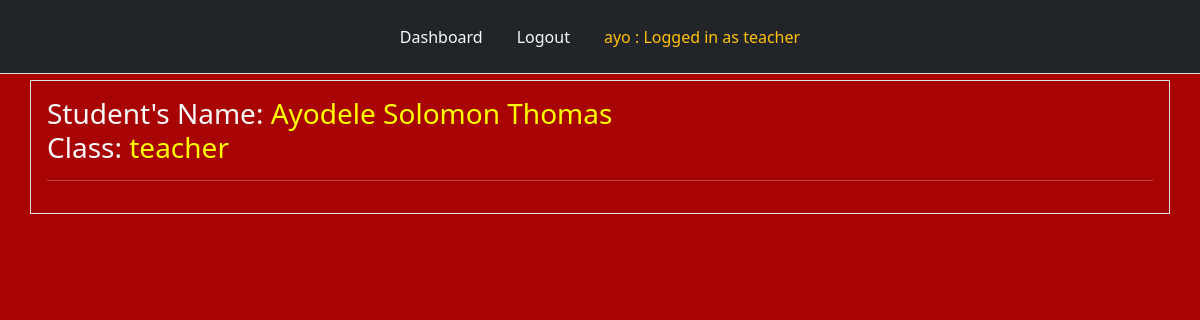
The app's page /results_student (signed in) with its own data.
### tables this page shows
CREATE TABLE users (
  id INTEGER PRIMARY KEY,
  name TEXT NOT NULL,
  fullname TEXT NOT NULL,
  password TEXT NOT NULL,
  role TEXT NOT NULL
);

### app.py (the view)
@app.route("/results_student", methods = ["POST", "GET"])
def results_student():
    user = get_current_user()
    db = connect_to_DB()
    klass = user[4]
    student_name = user[1]
    student_fullname = user[2]
    user_cursor = db.execute("SELECT * FROM completed WHERE student_name = ?", [student_name])
    results_student = user_cursor.fetchall()
    return render_template("results_student.html", user=user, results_student=results_student, klass=klass, student_fullname = student_fullname)

### app.py (called while the page is built)
@app.teardown_appcontext
def close_database(error):
    if hasattr(g, "app_database_db"):
        g.app_database_db.close()

def get_current_user():
    user_result = None
    if 'user' in session:
        user = session['user']
        db = getDatabase()
        student_cursor = db.execute("SELECT * FROM students WHERE name = ?", [user])
        student_result = student_cursor.fetchone()
        if student_result:
            user_result = student_result
        else:
            user_cursor = db.execute("SELECT * FROM users WHERE name = ?", [user])
            user_result = user_cursor.fetchone()
    return user_result

### database.py (called while the page is built)
def connect_to_DB():
    current_dir = os.path.dirname(os.path.abspath(__file__))
    db_file = os.path.join(current_dir, "app_database.db")
    sql = sqlite3.connect(db_file)
    sql.row_factory = sqlite3.Row
    return sql

def getDatabase():
    if not hasattr(g, "app_database_db"):
        g.app_database_db = connect_to_DB()
    return g.app_database_db

### templates/results_student.html (shortened to what this page needs)
{% from "nav.html" import links %}
<!doctype html>
<html lang="en">
  <head>
    <link href="https://cdn.jsdelivr.net/npm/bootstrap@5.2.3/dist/css/bootstrap.min.css" rel="stylesheet">
    <link rel="stylesheet" type="text/css" href="{{ url_for('static', filename = 'style.css') }}"
  </head>
  <body>
        <div class="header mb-2">
            {{ links(user) }}
        </div>
        <div class="question container border text-light p-3">
          <h3>
            Student's Name:
            <span style="color: yellow;">
              {{ student_fullname }}
            </span> <br>
            Class:
            <span style="color: yellow;">
              {{ klass }}
            </span>
          </h3>
          <hr style="color: white"/>
        </div>
  </body>
</html>

### templates/nav.html (shortened to what this page needs)
{% macro links(user) %}
<ul class="nav nav-tabs p-3 bg-dark justify-content-center position-fixed" style="top: 0; width: 100%; z-index: 9999;">
    {% if user %}
    <li class="nav-item">
        <a class="nav-link text-light" href="{{ url_for('dashboard') }}">Dashboard</a>
    </li>
    <li class="nav-item">
        <a class="nav-link text-light" href="{{ url_for('logout') }}">Logout</a>
    </li>
    {% endif %}
    {% if user %}
        <li class="nav-item">
            <a class="nav-link text-warning" href="{{ url_for('dashboard') }}">
                {{ user['name'] }} : Logged in as
                {% if user['klass'] in ["KG1", "KG2", "NUR1", "NUR2", "PRY1", "PRY2", "PRY3", "PRY4", "PRY5", "PRY6"] %}
                    student
                {% else %}
                    {{ user['role'] }}
                {% endif %}
            </a>
        </li>
    {% endif %}
</ul>
{% endmacro %}

### static/style.css (style rules this page uses)
body { background-color: rgb(168, 4, 4); margin-top: 80px; }

### records on screen
users: name "ayo", role "teacher", fullname "Ayodele Solomon Thomas"
